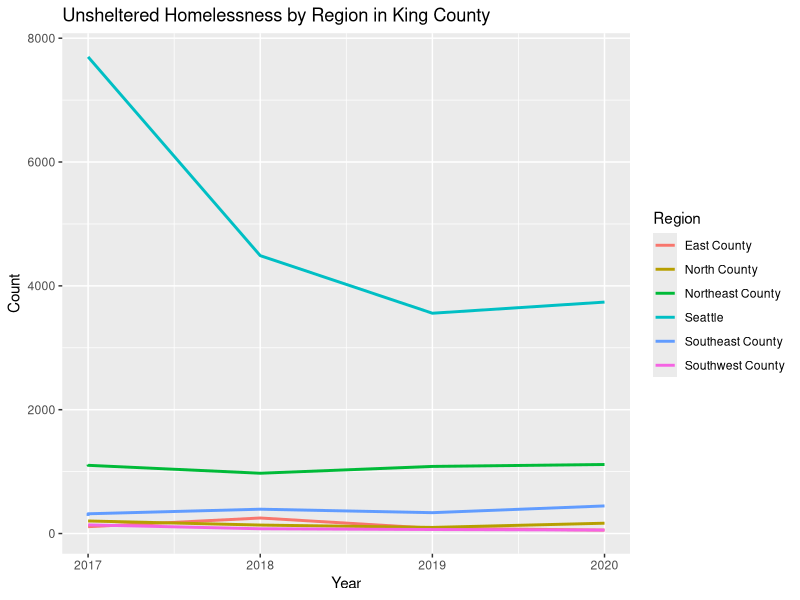

Write the R code that produced this figure.
# Load packages
library(dplyr)
library(readxl)
library(ggplot2)
# load dataset
region <- read.csv("INFO_region.csv")
# CREATING A NEW DATAFRAME: There are repeats of rows with the same region for
# 2017, so here I combined the rows that were in the same region for the year
# 2017 and made it into a new dataframe
region_combined <- region %>%
  group_by(Year, `Location.type`, Region, Percent) %>%
  summarize(Count = sum(Count), .groups = "drop")

# LOOKING INTO PATTERNS OF THE DATA:
# Region with highest count of unsheltered homelessness in 2020
highest_unsheltered_2020 <- region_combined %>%
  filter(Year == "2020") %>%
  filter(Count == max(Count)) %>%
  pull(Region)
# Region with highest count of unsheltered homelessness in 2019
highest_unsheltered_2019 <- region_combined %>%
  filter(Year == "2019") %>%
  filter(Count == max(Count)) %>%
  pull(Region)
# Region with highest count of unsheltered homelessness in 2018
highest_unsheltered_2018 <- region_combined %>%
  filter(Year == "2018") %>%
  filter(Count == max(Count)) %>%
  pull(Region)
# Region with highest count of unsheltered homelessness in 2017
highest_unsheltered_2017 <- region %>%
  filter(Year == "2017") %>%
  filter(Count == max(Count)) %>%
  pull(Region)
# The year of Seattle's highest count over the last 3 years
seattle_highest_year <- region_combined %>%
  filter(Region == "Seattle") %>%
  filter(Count == max(Count)) %>%
  pull(Year)
# The year of East County's highest count over the last 3 years
east_county_highest_year <- region_combined %>%
  filter(Region == "East County") %>%
  filter(Count == max(Count)) %>%
  pull(Year)
# The year of North County's highest count over the last 3 years
north_highest_year <- region_combined %>%
  filter(Region == "North County") %>%
  filter(Count == max(Count)) %>%
  pull(Year)
# The year of Northeast's highest count over the last 3 years
northeast_highest_year <- region_combined %>%
  filter(Region == "Northeast County") %>%
  filter(Count == max(Count)) %>%
  pull(Year)
# The year of Southwest's highest count over the last 3 years
southwest_highest_year <- region_combined %>%
  filter(Region == "Southwest County") %>%
  filter(Count == max(Count)) %>%
  pull(Year)
# The year of Southeast's highest count over the last 3 years
southeast_highest_year <- region_combined %>%
  filter(Region == "Southeast County") %>%
  filter(Count == max(Count)) %>%
  pull(Year)



# Creating the Graph

# Separating each region to be able to plot it as one line and turning it into
# a vector to be used in the graph
east_line <- region_combined %>%
  filter(Region == "East County")

north_line <- region_combined %>%
  filter(Region == "North County")

northeast_line <- region_combined %>%
  filter(Region == "Northeast County")

seattle_line <- region_combined %>%
  filter(Region == "Seattle")

southeast_line <- region_combined %>%
  filter(Region == "Southeast County")

southwest_line <- region_combined %>%
  filter(Region == "Southwest County")

# Plotting the Plot
ggplot() +
  labs(x = "Year", y = "Count", 
       title = "Unsheltered Homelessness by Region in King County"
  ) +
  geom_line(
    data = east_line, aes(x = Year, y = Count, color = "red"), size = 1
  ) +
  geom_line(
    data = north_line, aes(x = Year, y = Count, color = "blue"), size = 1
  ) +
  geom_line(
    data = northeast_line, aes(x = Year, y = Count, color = "green"), size = 1
  ) +
  geom_line(
    data = seattle_line, aes(x = Year, y = Count, color = "purple"), size = 1
  ) +
  geom_line(
    data = southeast_line, aes(x = Year, y = Count, color = "yellow"), size = 1
  ) +
  geom_line(
    data = southwest_line, aes(x = Year, y = Count, color = "orange"), size = 1
  ) +
  scale_color_discrete(
    name = "Region",
    labels = c(
      "East County", "North County",
      "Northeast County", "Seattle",
      "Southeast County", "Southwest County") 
  )
